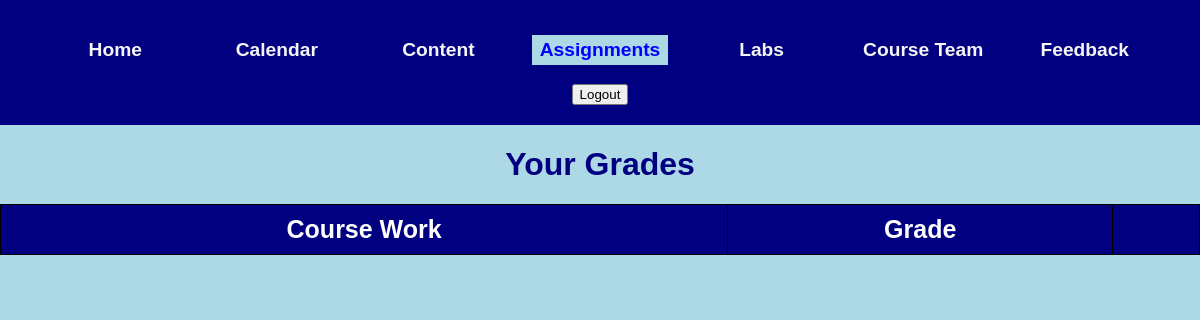
The page /studentGrades.html (signed in) on the database as committed earlier.
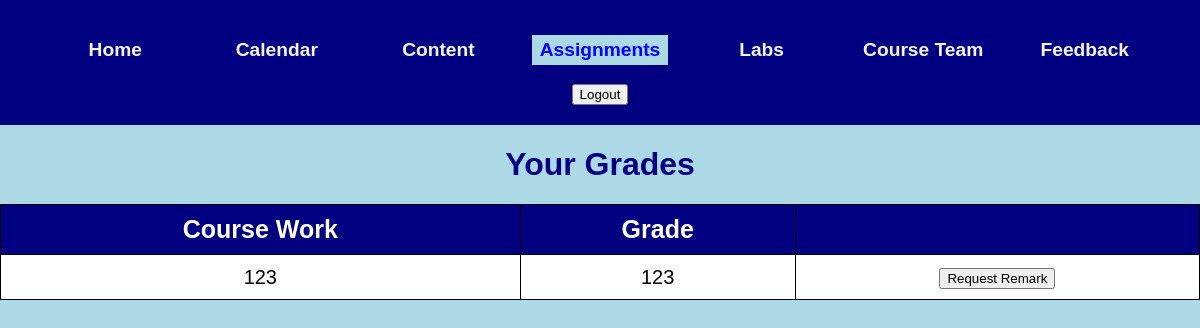
The same page on the database as committed later.
### app.py (models this page shows)
class Grade(db.Model):
    __tablename__ = 'grades'
    gid = db.Column(db.Integer, primary_key=True, autoincrement=True)
    id = db.Column(db.Integer, db.ForeignKey('user.id'))
    work = db.Column(db.String(50), nullable = False)
    grade = db.Column(db.Integer)

### app.py (the view, shortened to what this page needs)
@app.route('/studentGrades.html', methods = ['GET', 'POST'])
def studentGrades():
    student_grades = Grade.query.filter_by(id=session['user_id']).all()
    return render_template("studentGrades.html", student_grades = student_grades)

### templates/studentGrades.html (shortened to what this page needs)
    <!DOCTYPE html>
    <html lang="en">
    <head>
        <link rel="stylesheet" type="text/css" href="../static/css/studentGrades.css"/>
    </head>
    <body>
    {% block content %}
        <div class = "website_content">
            <div class="header">
                <header>
                    <h6><a href="./index.html">Home</a></h6>
                    <h6><a href="./calendar.html">Calendar</a></h6>
                    <h6><a href="./content.html">Content</a></h6>
                    <h6 class="current_page"><a href="./assignments.html">Assignments</a></h6>
                    <h6><a href="./labs.html">Labs</a></h6>
                    <h6><a href="./team.html">Course Team</a></h6>
                    <h6><a href="./feedback.html">Feedback</a></h6>
                    <form action="/logout" method="POST">
                        <button type="submit">Logout</button>
                    </form>
                </header>
            </div>
            <h1 class = "title">Your Grades</h1>
            <div class = "grades_table">
                <table>
                    <tr>
                        <th>Course Work</th>
                        <th>Grade</th>
                        <th></th>
                    </tr>
                    {% for Grade in student_grades %}
                    <tr>
                        <td>{{ Grade.work }}</td>
                        <td>{{ Grade.grade }}</td>
                        <td>
                            <button type = "button" class = "open-modal-btn">Request Remark</button>
                        </td>
                    </tr>
                    {% endfor %}
            </table>
        </div>
    {% endblock %}
    </body>
    </html>

Rows that differ between the two databases and show on the page:
now on this page (row edited): Grade: work "123", grade "123"
